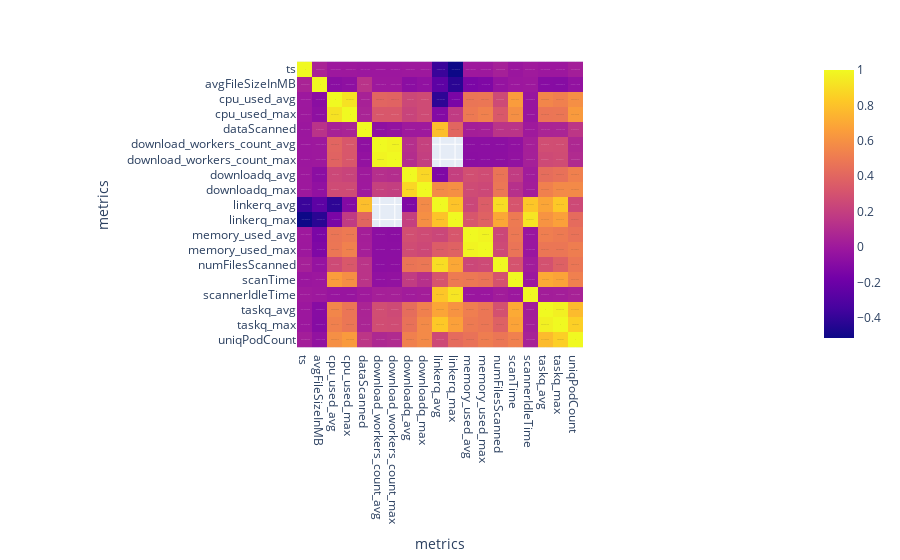

Notebook source saved alongside this figure:
### Code cell
appliance_id = '37286f5a-9f8d-4f05-829a-2e9a8f25c5e4'
fromDt = '2024-08-04'
toDt = '2024-08-06'
dfp = df[(df['appliance_id'] == appliance_id) & (df['ts'] >= fromDt) & (df['ts'] <= toDt) ]
dfc = df.pivot_table(index=['appliance_id','ts'], columns='metrics', values='value', aggfunc='max').reset_index()
dfc.drop('appliance_id', axis=1, inplace=True)
dfc = dfc.corr()
fig1 = px.imshow(dfc, text_auto=True, height=1000)
fig1.show()

### Figure 1 — Plotly figure (JSON) as saved in the notebook; plotly's stock layout.template omitted (floating-point values rounded to 4 significant figures; data arrays with more than 128 entries replaced by an {"elided": "..."} marker saying what was removed)
{"data": [{"coloraxis": "coloraxis", "hovertemplate": "metrics: %{x}<br>metrics: %{y}<br>color: %{z}<extra></extra>", "name": "0", "texttemplate": "%{z}", "type": "heatmap", "x": ["ts", "avgFileSizeInMB", "cpu_used_avg", "cpu_used_max", "dataScanned", "download_workers_count_avg", "download_workers_count_max", "downloadq_avg", "downloadq_max", "linkerq_avg", "linkerq_max", "memory_used_avg", "memory_used_max", "numFilesScanned", "scanTime", "scannerIdleTime", "taskq_avg", "taskq_max", "uniqPodCount"], "xaxis": "x", "y": ["ts", "avgFileSizeInMB", "cpu_used_avg", "cpu_used_max", "dataScanned", "download_workers_count_avg", "download_workers_count_max", "downloadq_avg", "downloadq_max", "linkerq_avg", "linkerq_max", "memory_used_avg", "memory_used_max", "numFilesScanned", "scanTime", "scannerIdleTime", "taskq_avg", "taskq_max", "uniqPodCount"], "yaxis": "y", "z": {"elided": "19x19 float values"}}], "layout": {"autosize": true, "coloraxis": {"colorscale": [[0, "#0d0887"], [0.1111, "#46039f"], [0.2222, "#7201a8"], [0.3333, "#9c179e"], [0.4444, "#bd3786"], [0.5556, "#d8576b"], [0.6667, "#ed7953"], [0.7778, "#fb9f3a"], [0.8889, "#fdca26"], [1, "#f0f921"]]}, "margin": {"t": 60}, "xaxis": {"anchor": "y", "autorange": true, "constrain": "domain", "domain": [0.01818, 0.9818], "range": [-0.5, 18.5], "scaleanchor": "y", "title": {"text": "metrics"}, "type": "category"}, "yaxis": {"anchor": "x", "autorange": true, "constrain": "domain", "domain": [0, 1], "range": [18.5, -0.5], "title": {"text": "metrics"}, "type": "category"}}}
